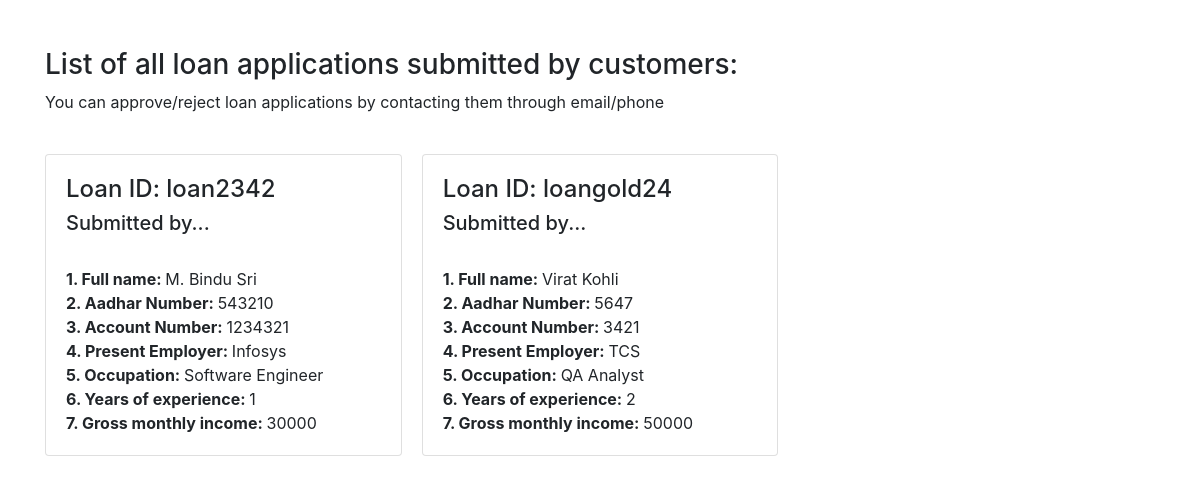
/Admin/loanapplication.php, run on the app's committed database.
### tables this page shows
CREATE TABLE `loanapplication` (
  `loanid` varchar(20) NOT NULL,
  `fullname` varchar(50) NOT NULL,
  `aadhar` int(20) NOT NULL,
  `accountnum` int(20) NOT NULL,
  `present` varchar(50) NOT NULL,
  `occupation` varchar(50) NOT NULL,
  `years` int(20) NOT NULL,
  `income` int(20) NOT NULL
);

### Admin/loanapplication.php (the view, shortened to what this page needs)
<!DOCTYPE html>
<html>
<head>
	<link rel="stylesheet" href="https://maxcdn.bootstrapcdn.com/bootstrap/4.5.2/css/bootstrap.min.css">
	<link rel="stylesheet" href="https://cdnjs.cloudflare.com/ajax/libs/font-awesome/4.7.0/css/font-awesome.min.css">
</head>
<body>
<br><br>
<div class="container">
<?php
	$conn = mysqli_connect("localhost", "root", "", "student");
	$sql = "SELECT * FROM loanapplication";
	$result = $conn->query($sql);
	if ($result->num_rows > 0) {
?>
	<h3>List of all loan applications submitted by customers:</h3>
	<p>You can approve/reject loan applications by contacting them through email/phone</p><br>
	<div class="card-columns">
<?php
	while($row = $result->fetch_assoc()) {
		echo "<div class='card'><div class='card-body'>";
		echo "<h4>Loan ID: ".$row['loanid']."</h4><div class='card-text'><h5>Submitted by...</h5><br><b>1. Full name: </b>".$row['fullname']."<br><b>2. Aadhar Number: </b>".$row['aadhar']."<br><b>3. Account Number: </b>".$row['accountnum']."<br><b>4. Present Employer: </b>".$row['present']."<br><b>5. Occupation: </b>".$row['occupation']."<br><b>6. Years of experience: </b>".$row['years']."<br><b>7. Gross monthly income: </b>".$row['income']."";
			echo "</div></div></div>";
	}
	}
?>
</div>
</div>
</body>
</html>

### data on the page
loanapplication: loanid "loan2342", fullname "M. Bindu Sri", aadhar "543210", accountnum "1234321", present "Infosys", occupation "Software Engineer", years "1", income "30000"
loanapplication: loanid "loangold24", fullname "Virat Kohli", aadhar "5647", accountnum "3421", present "TCS", occupation "QA Analyst", years "2", income "50000"
